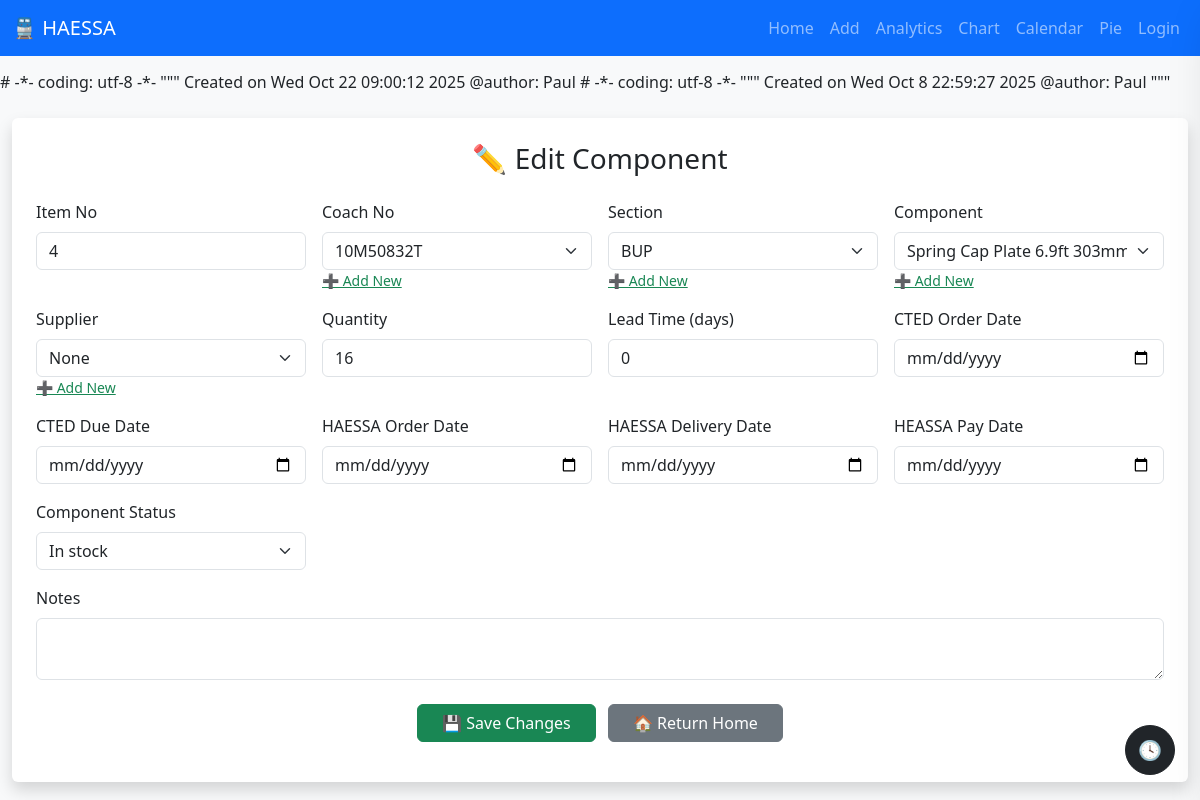
/edit/4 (signed in), run on the app's committed database.
### app.py (models this page shows, shortened)
class Components(db.Model):
    __tablename__ = "components"
    id = db.Column(db.Integer, primary_key=True)
    Item_no = db.Column(db.String(50))
    Coach_no = db.Column(db.String(50))
    Section = db.Column(db.String(100))
    Component = db.Column(db.String(100))
    Supplier = db.Column(db.String(100))
    Quantity = db.Column(db.Integer, default=9999)
    Lead_time = db.Column(db.Integer)
    CTED_order_date = db.Column(db.String(50), default="1/1/1900")
    CTED_due_date = db.Column(db.String(50), default="1/1/1900")
    HAESSA_order_date = db.Column(db.String(50), default="1/1/1900")
    HEASSA_pay_date = db.Column(db.String(50), default="1/1/1900")
    HAESSA_delivery_date = db.Column(db.String(50), default="1/1/1900")
    Component_status = db.Column(db.String(50))
    Notes = db.Column(db.String(200))

### app.py (the view, shortened to what this page needs)
@app.route("/edit/<int:id>", methods=["GET", "POST"])
@login_required
def edit(id):
    component = Components.query.get_or_404(id)
    return render_template("edit.html", component=component)

### app.py (called while the page is built)
@login_manager.user_loader
def load_user(user_id):
    return User.query.get(int(user_id))

@app.context_processor
def inject_datetime():
    return {'datetime': datetime}

### templates/edit.html (shortened to what this page needs)
{% extends "base.html" %}
{% block content %}
<div class="container mt-4 p-4 bg-white shadow rounded form-container">
  <h3 class="text-center mb-4">✏️ Edit Component</h3>
  <form method="POST" action="{{ url_for('edit', id=component.id) }}">
    <div class="row g-3">
      <div class="col-md-3">
        <label class="form-label">Item No</label>
        <input type="text" name="Item_no" class="form-control" value="{{ component.Item_no or '' }}">
      </div>
      <div class="col-md-3">
        <label class="form-label">Coach No</label>
        <select name="Coach_no" class="form-select editable-select">
          <option value="{{ component.Coach_no }}" selected>{{ component.Coach_no }}</option>
        </select>
        <small><a href="#" class="text-success add-option" data-target="Coach_no">➕ Add New</a></small>
      </div>
      <div class="col-md-3">
        <label class="form-label">Section</label>
        <select name="Section" class="form-select editable-select">
          <option value="{{ component.Section }}" selected>{{ component.Section }}</option>
        </select>
        <small><a href="#" class="text-success add-option" data-target="Section">➕ Add New</a></small>
      </div>
      <div class="col-md-3">
        <label class="form-label">Component</label>
        <select name="Component" class="form-select editable-select">
          <option value="{{ component.Component }}" selected>{{ component.Component }}</option>
        </select>
        <small><a href="#" class="text-success add-option" data-target="Component">➕ Add New</a></small>
      </div>
      <div class="col-md-3">
        <label class="form-label">Supplier</label>
        <select name="Supplier" class="form-select editable-select">
          <option value="{{ component.Supplier }}" selected>{{ component.Supplier }}</option>
        </select>
        <small><a href="#" class="text-success add-option" data-target="Supplier">➕ Add New</a></small>
      </div>
      <div class="col-md-3">
        <label class="form-label">Quantity</label>
        <input type="number" name="Quantity" class="form-control" min="1" value="{{ component.Quantity or 1 }}">
      </div>
      <div class="col-md-3">
        <label class="form-label">Lead Time (days)</label>
        <input type="number" name="Lead_time" class="form-control" min="0" value="{{ component.Lead_time or 0 }}">
      </div>
      <div class="col-md-3">
        <label class="form-label">CTED Order Date</label>
        <input type="date" name="CTED_order_date" class="form-control" value="{{ component.CTED_order_date }}">
      </div>
      <div class="col-md-3">
        <label class="form-label">CTED Due Date</label>
        <input type="date" name="CTED_due_date" class="form-control" value="{{ component.CTED_due_date }}">
      </div>
      <div class="col-md-3">
        <label class="form-label">HAESSA Order Date</label>
        <input type="date" name="HAESSA_order_date" class="form-control" value="{{ component.HAESSA_order_date }}">
      </div>
      <div class="col-md-3">
        <label class="form-label">HAESSA Delivery Date</label>
        <input type="date" name="HAESSA_delivery_date" class="form-control" value="{{ component.HAESSA_delivery_date }}">
      </div>
      <div class="col-md-3">
        <label class="form-label">HEASSA Pay Date</label>
        <input type="date" name="HEASSA_pay_date" class="form-control" value="{{ component.HEASSA_pay_date }}">
      </div>
      <div class="col-md-3">
        <label class="form-label">Component Status</label>
        <select name="Component_status" class="form-select">
          <option value="{{ component.Component_status }}" selected>{{ component.Component_status }}</option>
        </select>
      </div>
    </div>
    <div class="mt-3">
      <label class="form-label">Notes</label>
      <textarea name="Notes" class="form-control" rows="2">{{ component.Notes or '' }}</textarea>
    </div>
    <div class="mt-4 text-center">
      <button type="submit" class="btn btn-success px-4 me-2">💾 Save Changes</button>
      <a href="{{ url_for('home') }}" class="btn btn-secondary px-4">🏠 Return Home</a>
    </div>
  </form>
</div>
{% endblock %}

### templates/base.html (style rules this page uses)
body { padding-top: 70px; }
.container { max-width: 1200px; }
.form-select, select, input[type="text"], input[type="date"] { position: relative; z-index: 2050 !important; }
.form-container, .modal-body { overflow: visible !important; }

### templates/edit.html (style rules this page uses)
.form-select, input, textarea { position: relative; z-index: 2050 !important; }
.form-container { overflow: visible !important; }

### data on the page
Components: Item_no "4", Coach_no "10M50832T", Section "BUP", Component "Spring Cap Plate 6.9ft 303mm x 3mm Galv Shims", Supplier "None", Quantity "16", Lead_time "0", Component_status "In stock"
